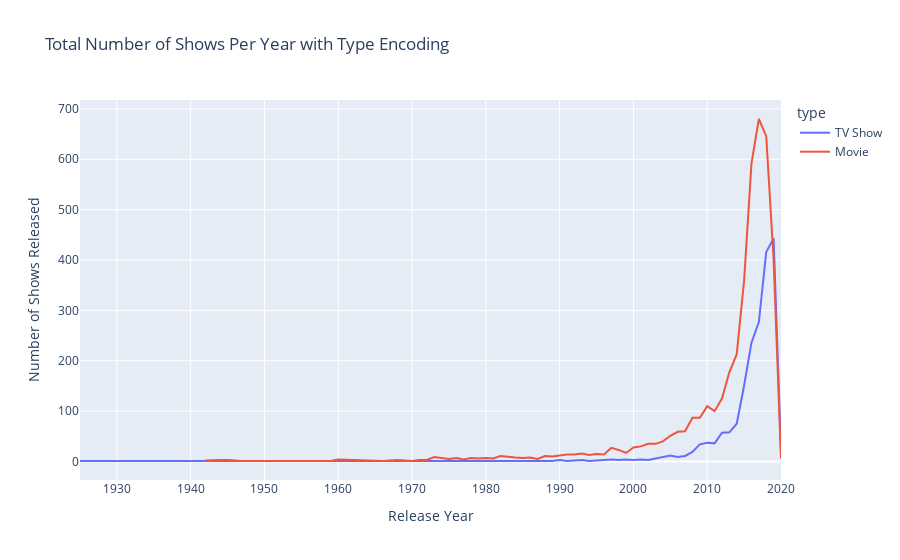

The code cell stored with this chart in its notebook:
### Markdown cell above
Release Year Counts

### Code cell
# Group by year and type, and count the number of shows released
yearly_counts = data.groupby(['release_year', 'type']).size().reset_index(name='count')

# Create a line plot using Plotly Express
fig = px.line(yearly_counts, x='release_year', y='count', color='type',
              labels={'count': 'Number of Shows Released','release_year': 'Release Year'},
              title='Total Number of Shows Per Year with Type Encoding')

# Show the plot
fig.show()

### Figure 1 — Plotly figure (JSON) as saved in the notebook; plotly's stock layout.template omitted (floating-point values rounded to 4 significant figures)
{"data": [{"hovertemplate": "type=TV Show<br>Release Year=%{x}<br>Number of Shows Released=%{y}<extra></extra>", "legendgroup": "TV Show", "line": {"color": "#636efa", "dash": "solid"}, "marker": {"symbol": "circle"}, "mode": "lines", "name": "TV Show", "orientation": "v", "showlegend": true, "type": "scatter", "x": [1925, 1946, 1963, 1967, 1968, 1972, 1974, 1977, 1979, 1981, 1985, 1986, 1988, 1989, 1990, 1991, 1992, 1993, 1994, 1995, 1996, 1997, 1998, 1999, 2000, 2001, 2002, 2003, 2004, 2005, 2006, 2007, 2008, 2009, 2010, 2011, 2012, 2013, 2014, 2015, 2016, 2017, 2018, 2019, 2020], "xaxis": "x", "y": [1, 1, 1, 1, 1, 1, 1, 1, 1, 1, 1, 2, 2, 1, 3, 1, 2, 3, 1, 2, 3, 4, 3, 4, 3, 4, 3, 6, 9, 12, 9, 11, 19, 34, 37, 36, 57, 58, 75, 151, 236, 277, 416, 443, 19], "yaxis": "y"}, {"hovertemplate": "type=Movie<br>Release Year=%{x}<br>Number of Shows Released=%{y}<extra></extra>", "legendgroup": "Movie", "line": {"color": "#EF553B", "dash": "solid"}, "marker": {"symbol": "circle"}, "mode": "lines", "name": "Movie", "orientation": "v", "showlegend": true, "type": "scatter", "x": [1942, 1943, 1944, 1945, 1946, 1947, 1954, 1955, 1956, 1958, 1959, 1960, 1962, 1964, 1965, 1966, 1967, 1968, 1969, 1970, 1971, 1972, 1973, 1974, 1975, 1976, 1977, 1978, 1979, 1980, 1981, 1982, 1983, 1984, 1985, 1986, 1987, 1988, 1989, 1990, 1991, 1992, 1993, 1994, 1995, 1996, 1997, 1998, 1999, 2000, 2001, 2002, 2003, 2004, 2005, 2006, 2007, 2008, 2009, 2010, 2011, 2012, 2013, 2014, 2015, 2016, 2017, 2018, 2019, 2020], "xaxis": "x", "y": [2, 3, 3, 3, 2, 1, 1, 1, 1, 2, 1, 4, 3, 1, 2, 1, 2, 3, 2, 1, 3, 3, 9, 7, 5, 7, 4, 7, 6, 7, 6, 11, 9, 8, 7, 8, 5, 11, 10, 12, 14, 14, 16, 13, 15, 14, 27, 23, 17, 28, 30, 35, 35, 40, 51, 59, 60, 87, 87, 110, 100, 125, 177, 213, 359, 592, 680, 646, 400, 6], "yaxis": "y"}], "layout": {"legend": {"title": {"text": "type"}, "tracegroupgap": 0}, "title": {"text": "Total Number of Shows Per Year with Type Encoding"}, "xaxis": {"anchor": "y", "domain": [0, 1], "title": {"text": "Release Year"}}, "yaxis": {"anchor": "x", "domain": [0, 1], "title": {"text": "Number of Shows Released"}}}}
